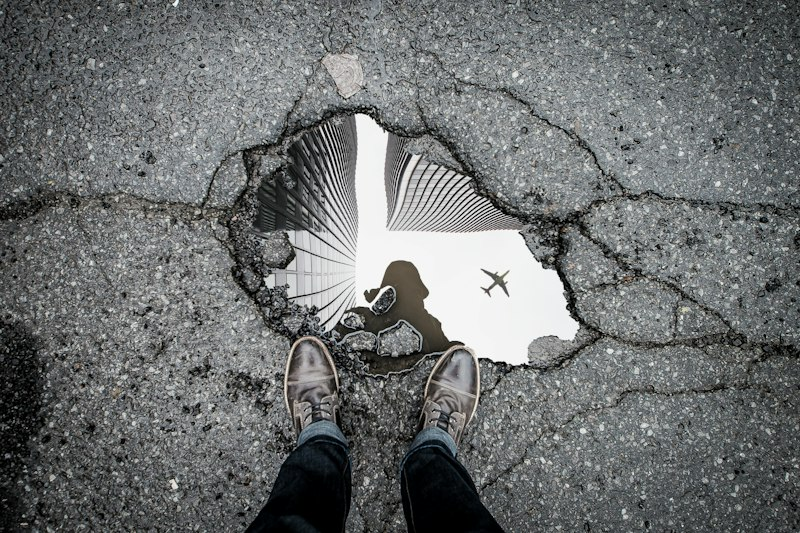
#> input picture backend/ai/test_pothole.jpg, 800 x 533 px; the run also reads 1 picture not shown here
$ python compareImages.py test_plain_road.jpg test_pothole.jpg
#> lines starting #> are read from the running program, lines starting #| are printed output that depends on the picture
"""
RoadGuard AI — Image Similarity Engine
----------------------------------------
Compares two road hazard / pothole photos on disk using:
1. Difference Hash (dHash) - captures structural luminance gradients
2. Average Hash (aHash) - captures low-frequency light distribution
3. Normalized Color Histogram Correlation - captures asphalt/scene color profile

Outputs JSON to stdout:
{
  "similarity": float [0.0 - 1.0],
  "dhash": float [0.0 - 1.0],
  "ahash": float [0.0 - 1.0],
  "histogram": float [0.0 - 1.0],
  "error": null
}
"""

import sys
import json
import os
import math
from PIL import Image

def compute_dhash(img, hash_size=8):
    """64-bit difference hash based on horizontal gradient."""
    resized = img.convert('L').resize((hash_size + 1, hash_size), Image.Resampling.LANCZOS)
    pixels = list(resized.getdata())
    diff = []
    for r in range(hash_size):
        for c in range(hash_size):
            left = pixels[r * (hash_size + 1) + c]
            right = pixels[r * (hash_size + 1) + c + 1]
            diff.append(left > right)
    return diff

def compute_ahash(img, hash_size=8):
    """64-bit average hash based on mean intensity."""
    resized = img.convert('L').resize((hash_size, hash_size), Image.Resampling.LANCZOS)
    pixels = list(resized.getdata())
    avg = sum(pixels) / len(pixels)
    return [p > avg for p in pixels]

def hash_similarity(h1, h2):
    """Normalized Hamming similarity [0.0, 1.0]."""
    if len(h1) != len(h2) or len(h1) == 0:
        return 0.0
    matches = sum(b1 == b2 for b1, b2 in zip(h1, h2))
    return matches / len(h1)

def compute_hist_similarity(img1, img2):
    """Normalized RGB histogram intersection [0.0, 1.0]."""
    try:
        # Resize both to common size for fair histogram normalization
        i1 = img1.convert('RGB').resize((128, 128))
        i2 = img2.convert('RGB').resize((128, 128))
        h1 = i1.histogram()
        h2 = i2.histogram()

        # Normalize histograms so sum = 1.0
        sum1 = sum(h1) or 1
        sum2 = sum(h2) or 1
        norm1 = [v / sum1 for v in h1]
        norm2 = [v / sum2 for v in h2]

        # Histogram intersection
        intersection = sum(min(v1, v2) for v1, v2 in zip(norm1, norm2))
        return max(0.0, min(1.0, intersection))
    except Exception:
        return 0.5

def compare(path1, path2):
    if not os.path.exists(path1):
        return {"similarity": 0.0, "error": f"File not found: {path1}"}
    if not os.path.exists(path2):
        return {"similarity": 0.0, "error": f"File not found: {path2}"}

    try:
        with Image.open(path1) as img1, Image.open(path2) as img2:
            dh1 = compute_dhash(img1)
            dh2 = compute_dhash(img2)
            dhash_sim = hash_similarity(dh1, dh2)

            ah1 = compute_ahash(img1)
            ah2 = compute_ahash(img2)
            ahash_sim = hash_similarity(ah1, ah2)

            hist_sim = compute_hist_similarity(img1, img2)

            # Blended visual similarity:
            # dHash is best for structural shape (45%)
            # aHash for overall contrast/brightness (25%)
            # Histogram for color tone & asphalt composition (30%)
            blended = (dhash_sim * 0.45) + (ahash_sim * 0.25) + (hist_sim * 0.30)
            blended = round(max(0.0, min(1.0, blended)), 4)

            return {
                "similarity": blended,
                "dhash": round(dhash_sim, 4),
                "ahash": round(ahash_sim, 4),
                "histogram": round(hist_sim, 4),
                "error": None
            }
    except Exception as e:
        return {"similarity": 0.0, "error": str(e)}

def main():
    if len(sys.argv) < 3:
        print(json.dumps({"similarity": 0.0, "error": "Usage: compareImages.py <img1> <img2>"}))
        sys.exit(1)

    res = compare(sys.argv[1], sys.argv[2])
#> in compare, img2 is the input picture: PIL image 800x533 RGB; mean R, G, B 108.6, 111.4, 111.4
#> in compute_dhash, `pixels = list(resized.getdata())`: pixels = 72 values from 128 to 128
#> after the loop in compute_dhash, `for r in range(hash_size):`: diff = 64 items, first 6: False, False, False, False, False, False
#> in compare, `dh1 = compute_dhash(img1)`: dh1 has the same summary as diff in compute_dhash
#> in compare, `dh2 = compute_dhash(img2)`: dh2 = 64 items, first 6: False, False, False, True, True, True
#> in hash_similarity, `matches = sum(b1 == b2 for b1, b2 in zip(h1, h2))`: matches = 29
#> in compare, `dhash_sim = hash_similarity(dh1, dh2)`: dhash_sim = 0.453
#> in compute_ahash, `pixels = list(resized.getdata())`: pixels = 64 values from 128 to 128
#> in compute_ahash, `avg = sum(pixels) / len(pixels)`: avg = 128
#> in compare, `ah1 = compute_ahash(img1)`: ah1 has the same summary as diff in compute_dhash
#> in compare, `ah2 = compute_ahash(img2)`: ah2 = 64 items, first 6: False, False, True, True, True, True
#> in compare, `ahash_sim = hash_similarity(ah1, ah2)`: ahash_sim = 0.484
#> in compute_hist_similarity, `i1 = img1.convert('RGB').resize((128, 128))`: i1: PIL image 128x128 RGB; every value is 128
#> in compute_hist_similarity, `i2 = img2.convert('RGB').resize((128, 128))`:
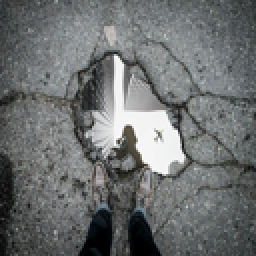
#> i2: PIL image 128x128 RGB (shown 2 times larger); mean R, G, B 108.6, 111.4, 111.4
#> in compute_hist_similarity, `h1 = i1.histogram()`: h1 = 768 values, max 16384 at index 128, min 0 at index 0, mean 64
#> in compute_hist_similarity, `h2 = i2.histogram()`: h2 = 768 values, max 205 at index 110, min 0 at index 229, mean 64
#> in compute_hist_similarity, `sum1 = sum(h1) or 1`: sum1 = 49152
#> in compute_hist_similarity, `norm1 = [v / sum1 for v in h1]`: norm1 = 768 values, max 0.333 at index 128, min 0 at index 0, mean 0.0013
#> in compute_hist_similarity, `norm2 = [v / sum2 for v in h2]`: norm2 = 768 values, max 0.00417 at index 110, min 0 at index 229, mean 0.0013
#> in compute_hist_similarity, `intersection = sum(min(v1, v2) for v1, v2 in zip(norm1, norm2))`: intersection = 0.0102
#> in compare, `blended = (dhash_sim * 0.45) + (ahash_sim * 0.25) + (hist_sim * 0.30)`: blended = 0.328
#> res = 5 items
    print(json.dumps(res))
#| {"similarity": 0.3281, "dhash": 0.4531, "ahash": 0.4844, "histogram": 0.0102, "error": null}

if __name__ == "__main__":
    main()
